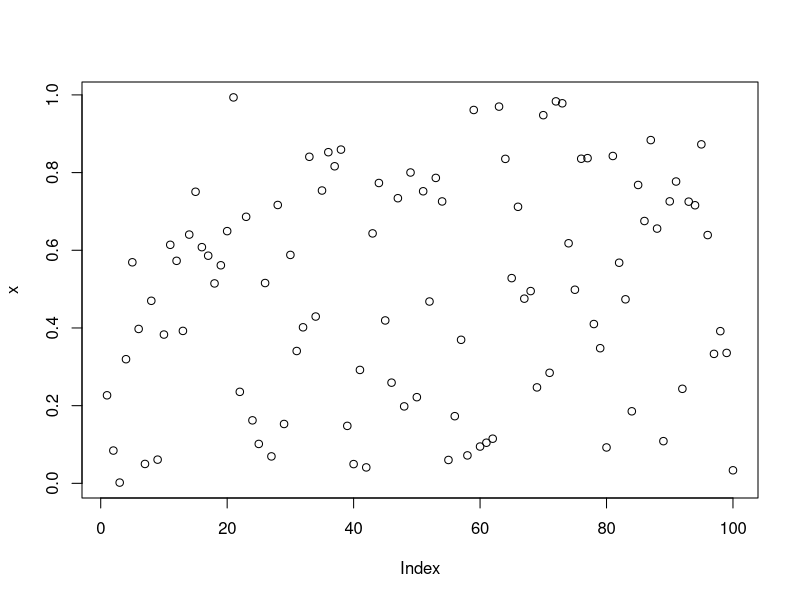

The R source for this figure:
# Dies ist ein Test

3 + 3

x <- runif(100)

plot(x)

y <- c(1,2,3,4,5,6,7)

# Hier noch weitere Infos

5^3

y <- 7*3

333333+44444